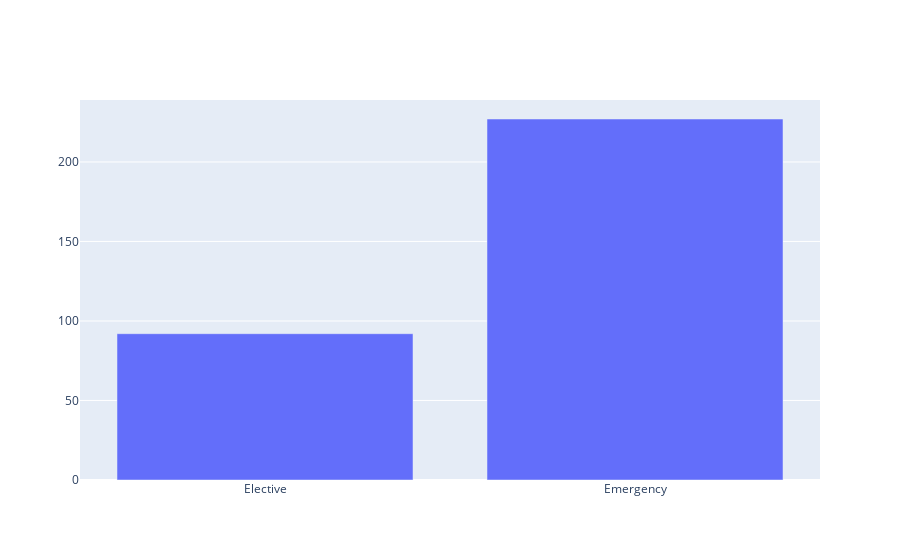

The code cell stored with this chart in its notebook:
### Code cell
barchart()

### Figure 1 — Plotly figure (JSON) as saved in the notebook; plotly's stock layout.template omitted (floating-point values rounded to 4 significant figures)
{"data": [{"type": "bar", "x": ["Elective", "Emergency"], "y": [92, 227]}], "layout": {}}
